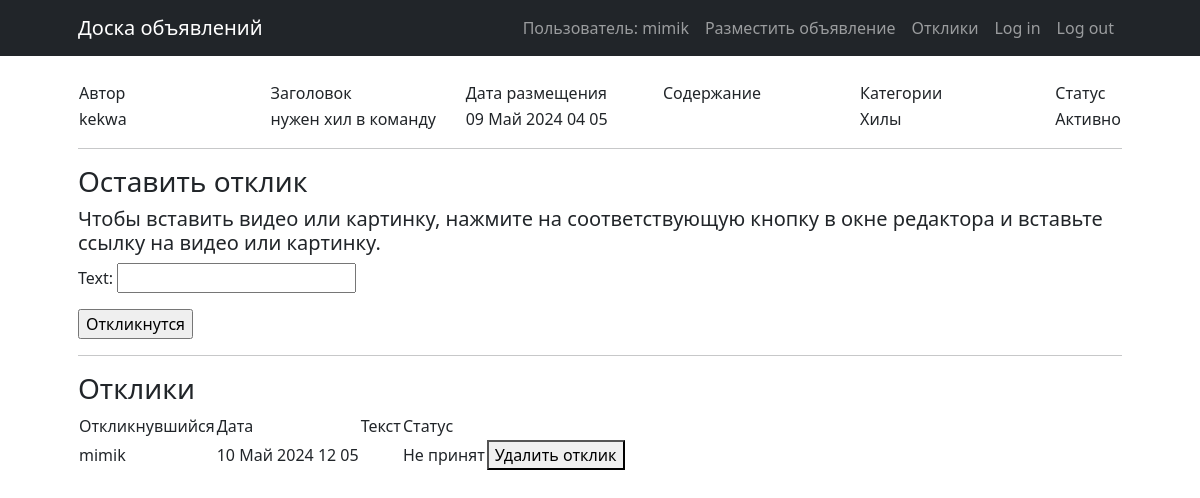
Page /4 (signed in) on the committed database.
### subaccount_system/models.py (models this page shows)
class User(AbstractUser):
    send_news = models.BooleanField(default=False)
    authorized = models.BooleanField(default=False)

### board/models.py (models this page shows)
class Announcement(models.Model):
    CATEGORIES = [
        ('Танки', 'Танки'),
        ('Хилы', 'Хилы'),
        ('ДД', 'ДД'),
        ('Торговцы', 'Торговцы'),
        ('Гилдмастеры', 'Гилдмастеры'),
        ('Квестгиверы', 'Квестгиверы'),
        ('Кузнецы', 'Кузнецы'),
        ('Кожевники', 'Кожевники'),
        ('Зельевары', 'Зельевары'),
        ('Мастера заклинаний', 'Мастера заклинаний'),
    ]
    author = models.ForeignKey('subaccount_system.User', on_delete=models.CASCADE)
    title = models.CharField(max_length=120)
    text = tinymce_models.HTMLField()
    date_created = models.DateTimeField(auto_now_add=True)
    date_edit = models.DateTimeField(auto_now_add=True)
    category = models.CharField(max_length=30, choices=CATEGORIES)
    active = models.BooleanField(default=True)

class UserResponse(models.Model):
    responder = models.ForeignKey('subaccount_system.User', on_delete=models.CASCADE)
    announcement = models.ForeignKey(Announcement, on_delete=models.CASCADE)
    date_created = models.DateTimeField(auto_now_add=True)
    text = tinymce_models.HTMLField()
    accepted = models.BooleanField(default=False)
    rejected = models.BooleanField(default=False)

### board/views.py (the view, shortened to what this page needs)
# urls.py: path('<int:pk>', AnnouncementDetail.as_view(), name='announcement'),
class AnnouncementDetail(DetailView, FormView):
    model = Announcement
    template_name = 'board_app/announcement.html'
    context_object_name = 'announcement'
    form_class = ResponseForm
    success_url = '.'
    def get_context_data(self, **kwargs):
        context = super().get_context_data(**kwargs)
        context['responses'] = UserResponse.objects.filter(announcement=context['announcement']).all().order_by('-date_created')
        return context

### board/forms.py
class ResponseForm(forms.Form):
	text = forms.CharField(widget=TinyMCE(attrs={'cols': 80, 'rows': 30}))

### templates/board_app/announcement.html (shortened to what this page needs)
{% extends 'default.html' %}
{% load static %}
{% block content %}
<table>
    <colgroup>
        <col width="20%">
        <col width="20%">
        <col width="20%">
        <col width="20%">
        <col width="20%">
    </colgroup>
    <tr>
        <td>Автор</td>
        <td>Заголовок</td>
        <td>Дата размещения</td>
        <td>Содержание</td>
        <td>Категории</td>
        <td>Статус</td>
    </tr>
    <tr>
        <td>{{ announcement.author }}</td>
        <td>{{ announcement.title }}</td>
        <td>{{ announcement.date_created|date:'d M Y h m' }}</td>
        <td>{{ announcement.text|safe }}</td>
        <td>{{ announcement.category }}</td>
        {% if announcement.active %}
            <td>Активно</td>
        {% else %}
            <td>Неактивно</td>
        {% endif %}
    </tr>
</table>
<hr>
{% if user.is_authenticated %}
    <h3>Оставить отклик</h3>
    <h5>
        Чтобы вставить видео или картинку, нажмите на соответствующую
        кнопку в окне редактора и вставьте ссылку на видео или картинку.
    </h5>
    <form method="post">
        {{ form.as_p }}
        <input type="submit" value="Откликнутся">
    </form>
    <hr>
{% endif %}
{% if responses %}
    <h3>Отклики</h3>
    <table>
        <tr>
            <td>Откликнувшийся</td>
            <td>Дата</td>
            <td>Текст</td>
            <td>Статус</td>
        </tr>
        {% for response in responses %}
            <tr>
                <td>{{ response.responder }}</td>
                <td>{{ response.date_created|date:'d M Y H m' }}</td>
                <td>{{ response.text|safe }}</td>
                {% if response.accepted %}
                    <td>Принят</td>
                {% else %}
                    <td>Не принят</td>
                {% endif %}
                {% if response.responder.id == user.id %}
                    <td>
                        <form method="post">
                            <button type="submit" name="action" value="delete">Удалить отклик</button>
                        </form>
                    </td>
                {% endif %}
            </tr>
        {% endfor %}
    </table>
{% else %}
    <h3>Откликов нет</h3>
{% endif %}
{% endblock content %}

### templates/default.html (shortened to what this page needs)
<!DOCTYPE html>
<html lang="ru">
    <head>
        {% load static %}
        <link href="{% static 'css/styles.css' %}" rel="stylesheet" />
    </head>
    <body>
        <nav class="navbar navbar-expand-lg navbar-dark bg-dark">
            <div class="container px-lg-5">
                <a class="navbar-brand" href="{% url 'board' %}">Доска объявлений</a>
                <div class="collapse navbar-collapse" id="navbarSupportedContent">
                    <ul class="navbar-nav ms-auto mb-2 mb-lg-0">
                        {% if user.username %}
                            <li>
                                <span class="nav-link">Пользователь: {{ user.username }}</span>
                            </li>
                        {% endif %}
                        {% if perms.board.add_announcement %}
                            <li class="nav-item active">
                               <a class="nav-link" href="{% url 'create_announcement' %}">Разместить объявление</a>
                            </li>
                        {% endif %}
                        {% if perms.board.view_userresponse %}
                            <li class="nav-item active">
                               <a class="nav-link" href="{% url 'responses' %}">Отклики</a>
                            </li>
                        {% endif %}
                        <li>
                           <a class="nav-link" href="{% url 'account_login' %}">Log in</a>
                        </li>
                        <li>
                           <a class="nav-link" href="{% url 'account_logout' %}">Log out</a>
                        </li>
                    </ul>
                </div>
            </div>
        </nav>
        <section class="pt-4">
            <div class="container px-lg-5">
                {% block content %}{% endblock content %}
            </div>
        </section>
    </body>
</html>

### rows in the picture
User: username "mimik"
Announcement: author "kekwa", title "нужен хил в команду", date_created "09 Май 2024 04 05", category "Хилы"
UserResponse: responder "mimik", date_created "10 Май 2024 12 05", accepted "Не принят"
